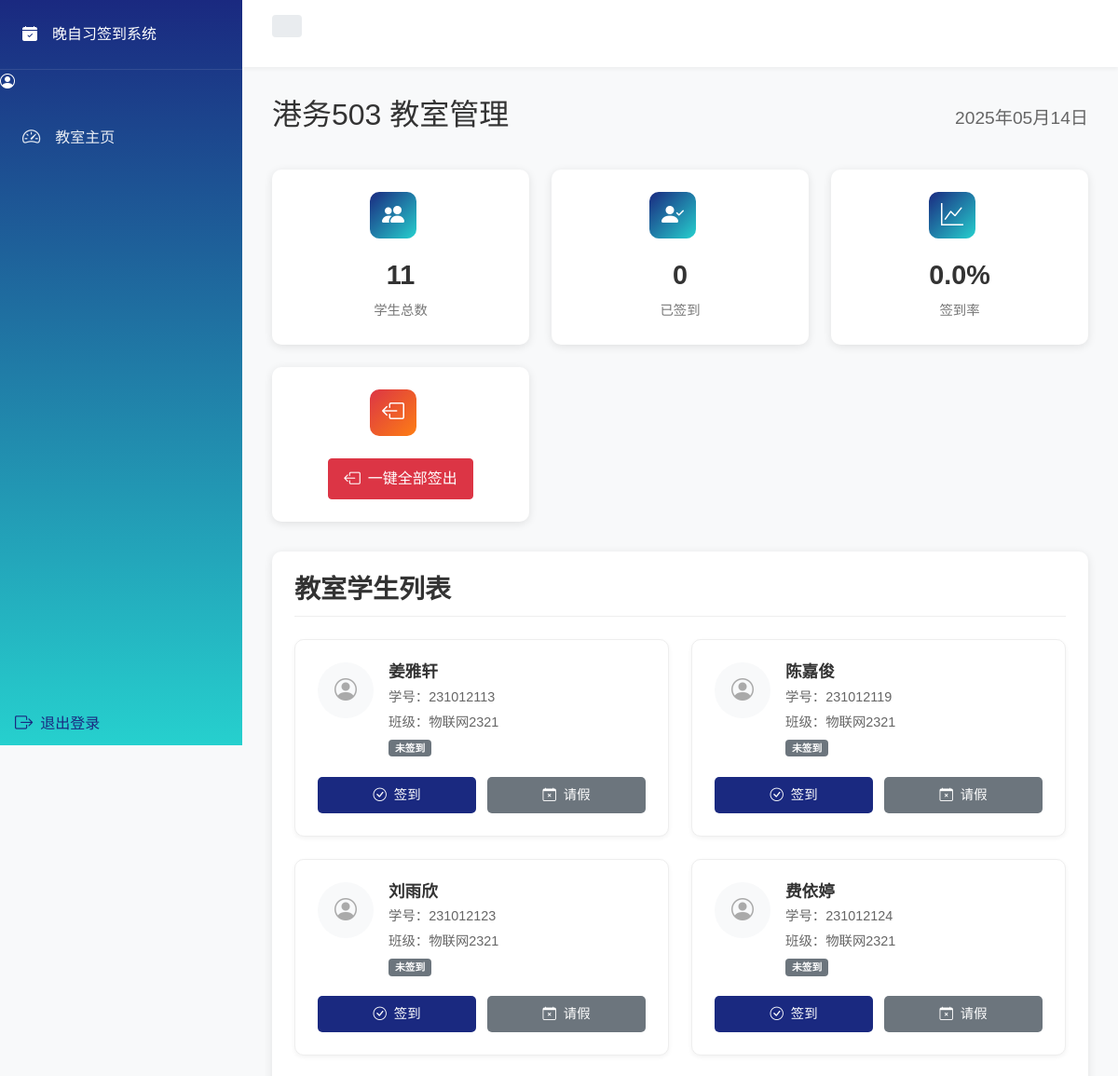
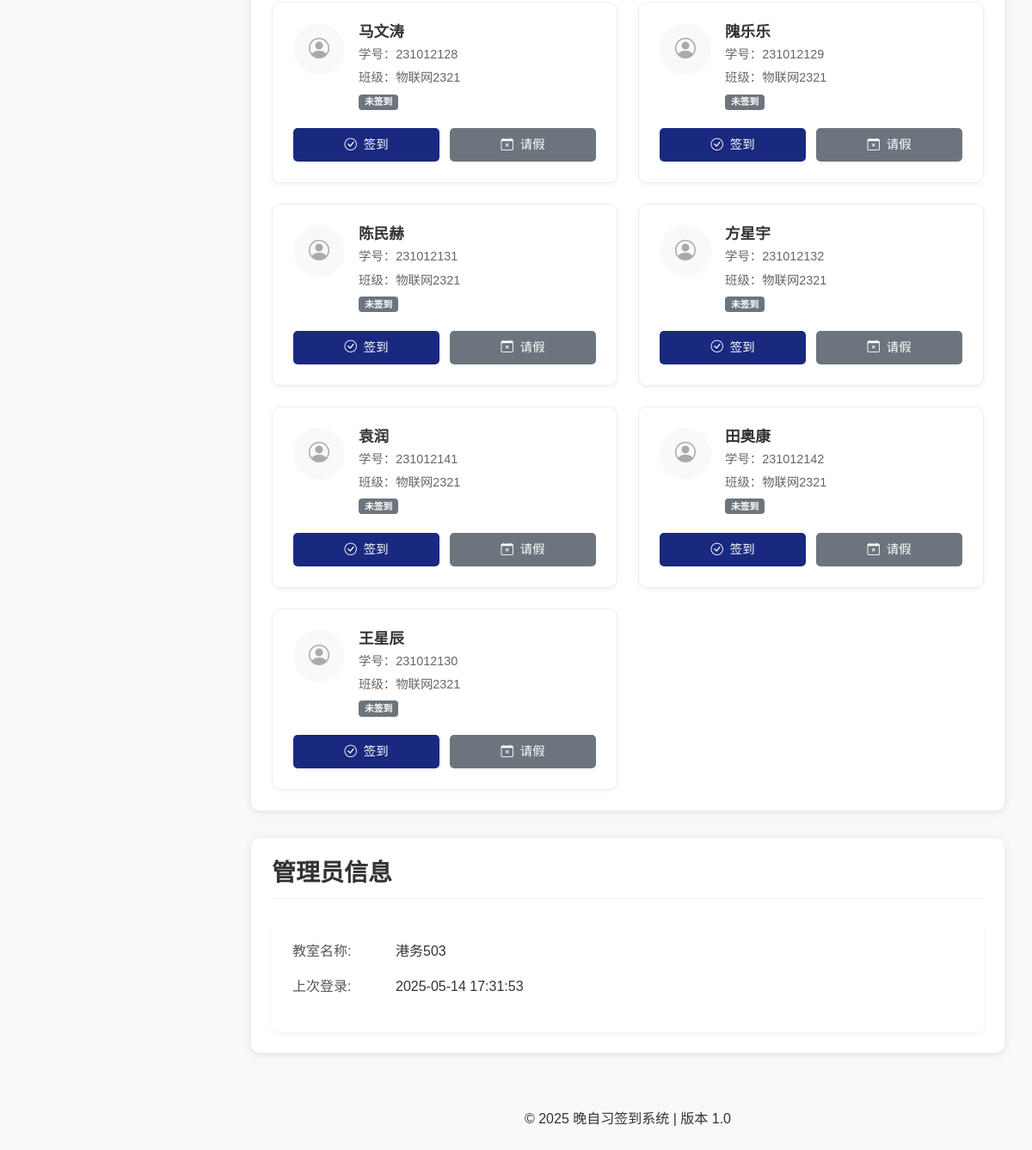
Page /classroom_admin (signed in) on the committed database (2 pictures, top to bottom).
### models.py (models this page shows, shortened)
class ClassroomAdmin(db.Model, UserMixin):
    __tablename__ = 'classroom_admins'
    id = db.Column(db.Integer, primary_key=True)
    username = db.Column(db.String(50), unique=True, nullable=False)  # 教室账号，如 g503
    classroom_name = db.Column(db.String(50), nullable=False)  # 教室名称，如 G503
    password_hash = db.Column(db.String(128))
    password_text = db.Column(db.String(50))  # 明文密码，用于显示
    is_active = db.Column(db.Boolean, default=True)
    created_at = db.Column(db.DateTime, default=datetime.utcnow)
    last_login = db.Column(db.DateTime)
    role = 'classroom_admin'
    students = db.relationship('User', backref='classroom', lazy=True)

class User(db.Model, UserMixin):
    __tablename__ = 'users'
    id = db.Column(db.Integer, primary_key=True)
    username = db.Column(db.String(64), unique=True, nullable=False)  # 用户名/学号
    password_hash = db.Column(db.String(128), nullable=True)  # 修改为可为空
    name = db.Column(db.String(64))
    class_name = db.Column(db.String(64))
    classroom_location = db.Column(db.String(64))
    role = db.Column(db.String(32), default='student')  # student, teacher
    classroom_id = db.Column(db.Integer, db.ForeignKey('classroom_admins.id'))
    attendance_records = db.relationship('AttendanceRecord', backref='student', lazy=True)
    leave_records = db.relationship('LeaveRecord', backref='student', lazy=True,
                                   primaryjoin="User.id == LeaveRecord.student_id")

### app.py (the view)
@app.route('/classroom_admin')
@login_required
def classroom_admin_dashboard():
    if not isinstance(current_user, ClassroomAdmin):
        flash('无权访问教室管理员页面', 'danger')
        return redirect(url_for('index'))
    today = datetime.now().date()
    students = User.query.filter(
        User.role == 'student',
        db.func.upper(User.classroom_location) == db.func.upper(current_user.username)
    ).all()
    signed_in = db.session.query(User).join(
        AttendanceRecord, User.id == AttendanceRecord.student_id
    ).filter(
        db.func.upper(User.classroom_location) == db.func.upper(current_user.username),
        AttendanceRecord.date == today,
        AttendanceRecord.sign_in_time.isnot(None)
    ).count()
    total_students = len(students)
    signed_in_rate = round(signed_in / total_students * 100, 2) if total_students > 0 else 0
    return render_template('classroom_admin_dashboard.html',
                         classroom_name=current_user.classroom_name,
                         total_students=total_students,
                         signed_in=signed_in,
                         signed_in_rate=signed_in_rate,
                         students=students,
                         today=today)

### app.py (called while the page is built, shortened)
@login_manager.user_loader
def load_user(user_id):
    try:
        user_type, user_id = user_id.split('_')
        user_id = int(user_id)
        if user_type == 'user':
            return User.query.get(user_id)
        elif user_type == 'admin':
            return ClassroomAdmin.query.get(user_id)
    except ValueError:
        try:
            return User.query.get(int(user_id))
        except:
            logger.error(f"无法加载用户ID: {user_id}")
            return None
    except Exception as e:
        logger.error(f"加载用户时出错: {str(e)}")
        return None

@app.context_processor
def inject_now():
    return {'now': datetime.now()}

@app.context_processor
def inject_get_today_record():
    def get_today_record(student_id):
        today = datetime.now().date()
        attendance = AttendanceRecord.query.filter_by(
            student_id=student_id,
            date=today
        ).first()
        return attendance
    return {'get_today_record': get_today_record}

@app.context_processor
def inject_get_today_absence():
    def get_today_absence(student_id, date=None):
        query_date = date if date else datetime.now().date()
        absence = AbsenceRecord.query.filter_by(
            student_id=student_id,
            date=query_date
        ).first()
        return absence
    return {'get_today_absence': get_today_absence}

@app.context_processor
def inject_get_active_leave_record():
    def get_active_leave_record(student_id, attendance_id):
        return LeaveRecord.query.filter(
            LeaveRecord.student_id == student_id,
            LeaveRecord.attendance_id == attendance_id,
            LeaveRecord.return_time.is_(None)
        ).order_by(LeaveRecord.leave_time.desc()).first()
    return {'get_active_leave_record': get_active_leave_record}

@app.context_processor
def inject_get_latest_leave_record():
    def get_latest_leave_record(student_id, attendance_id):
        return LeaveRecord.query.filter(
            LeaveRecord.student_id == student_id,
            LeaveRecord.attendance_id == attendance_id
        ).order_by(LeaveRecord.leave_time.desc()).first()
    return {'get_latest_leave_record': get_latest_leave_record}

### templates/classroom_admin_dashboard.html (shortened to what this page needs)
{% extends 'base.html' %}
{% block content %}
<div class="dashboard-header">
    <h2>{{ classroom_name }} 教室管理</h2>
    <div class="today-date">{{ today.strftime('%Y年%m月%d日') }}</div>
</div>
<div class="dashboard-stats">
    <div class="stat-card">
        <div class="stat-icon">
            <i class="bi bi-people-fill"></i>
        </div>
        <div class="stat-content">
            <div class="stat-value">{{ total_students }}</div>
            <div class="stat-label">学生总数</div>
        </div>
    </div>
    <div class="stat-card">
        <div class="stat-icon">
            <i class="bi bi-person-check-fill"></i>
        </div>
        <div class="stat-content">
            <div class="stat-value">{{ signed_in }}</div>
            <div class="stat-label">已签到</div>
        </div>
    </div>
    <div class="stat-card">
        <div class="stat-icon">
            <i class="bi bi-graph-up"></i>
        </div>
        <div class="stat-content">
            <div class="stat-value">{{ signed_in_rate }}%</div>
            <div class="stat-label">签到率</div>
        </div>
    </div>
    <div class="stat-card">
        <div class="stat-icon" style="background: linear-gradient(135deg, #dc3545, #fd7e14);">
            <i class="bi bi-box-arrow-left"></i>
        </div>
        <div class="stat-content">
            <button id="signOutAllBtn" class="btn btn-danger mt-2" style="width: 100%;">
                <i class="bi bi-box-arrow-left"></i> 一键全部签出
            </button>
        </div>
    </div>
</div>
<div class="section">
    <h3>教室学生列表</h3>
    <div class="student-card-grid">
        {% for student in students %}
        <div class="student-card" data-student-id="{{ student.id }}">
            <div class="student-header">
                <div class="student-avatar">
                    <i class="bi bi-person-circle"></i>
                </div>
                <div class="student-info">
                    <h4>{{ student.name }}</h4>
                    <p class="student-id">学号：{{ student.username }}</p>
                    <p class="student-class">班级：{{ student.class_name }}</p>
                    <p class="student-status">
                        {% set today_record = get_today_record(student.id) %}
                        {% set today_absence = get_today_absence(student.id) %}
                        {% if today_absence %}
                            <span class="badge badge-info">已请假</span>
                        {% elif today_record and today_record.sign_out_time %}
                            <span class="badge badge-danger">已签出</span>
                        {% elif today_record and today_record.sign_in_time %}
                            <span class="badge badge-success">已签到</span>
                        {% else %}
                            <span class="badge badge-secondary">未签到</span>
                        {% endif %}
                    </p>
                </div>
            </div>
            <div class="student-actions">
                {% set today_record = get_today_record(student.id) %}
                {% set today_absence = get_today_absence(student.id) %}
                {% if today_absence %}
                    <div class="action-btn disabled">
                        <i class="bi bi-calendar-check"></i>
                        已请假({{ today_absence.absence_type }})
                    </div>
                {% elif today_record and today_record.sign_out_time %}
                    <div class="action-btn disabled">
                        <i class="bi bi-check-circle-fill"></i>
                        已签出
                    </div>
                {% else %}
                    <button class="action-btn signin-btn" onclick="handleSignIn('{{ student.id }}')">
                        <i class="bi bi-check-circle"></i>
                        签到
                    </button>
                    <button class="action-btn absence-btn" onclick="handleAbsence('{{ student.id }}', '{{ student.name }}')">
                        <i class="bi bi-calendar-x"></i>
                        请假
                    </button>
                {% endif %}
            </div>
        </div>
        {% else %}
        <div class="no-students">
            <i class="bi bi-exclamation-circle"></i>
            <p>暂无学生关联到该教室</p>
        </div>
        {% endfor %}
    </div>
</div>
<div class="section">
    <h3>管理员信息</h3>
    <div class="admin-info-card">
        <div class="info-group">
            <div class="info-label">教室名称:</div>
            <div class="info-value">{{ classroom_name }}</div>
        </div>
        <div class="info-group">
            <div class="info-label">上次登录:</div>
            <div class="info-value">
                {% if current_user.last_login %}
                {{ current_user.last_login.strftime('%Y-%m-%d %H:%M:%S') }}
                {% else %}
                这是首次登录
                {% endif %}
            </div>
        </div>
    </div>
</div>
{% endblock %}

### static/css/base.css (style rules this page uses)
:root { --primary-color: #1a2980; --secondary-color: #26d0ce; --text-color: #333; --bg-color: #f5f5f5; --white: #ffffff; --gray-100: #f8f9fa; --gray-200: #e9ecef; --gray-300: #dee2e6; --shadow-sm: 0 2px 4px rgba(0,0,0,0.05); --shadow-md: 0 0 20px rgba(0,0,0,0.05); --shadow-lg: 0 5px 25px rgba(0,0,0,0.1); --transition: all 0.3s ease; }
* { margin: 0; padding: 0; box-sizing: border-box; }
body { font-family: "Microsoft YaHei", sans-serif; line-height: 1.6; color: var(--text-color); background-color: #f8f9fa; min-height: 100vh; overflow-x: hidden; }
.btn { display: inline-flex; align-items: center; gap: 0.5rem; padding: 0.5rem 1rem; font-weight: 500; transition: all 0.2s ease; }
.btn i { font-size: 1.1rem; }

### static/css/components.css (style rules this page uses)
.stat-card { text-align: center; padding: 1.5rem; display: flex; flex-direction: column; align-items: center; justify-content: center; gap: 1rem; }
.badge { padding: 0.35em 0.65em; font-size: 0.75em; font-weight: 700; border-radius: 4px; text-transform: uppercase; }

### templates/classroom_admin_dashboard.html (style rules this page uses)
.dashboard-header { display: flex; justify-content: space-between; align-items: center; margin-bottom: 2rem; }
.today-date { font-size: 1.2rem; color: #666; }
.dashboard-stats { display: grid; grid-template-columns: repeat(auto-fit, minmax(250px, 1fr)); gap: 1.5rem; margin-bottom: 2rem; }
.stat-card { background: white; border-radius: 10px; padding: 1.5rem; display: flex; align-items: center; box-shadow: 0 2px 10px rgba(0,0,0,0.1); }
.stat-icon { width: 50px; height: 50px; background: linear-gradient(135deg, var(--primary-color), var(--secondary-color)); border-radius: 10px; display: flex; align-items: center; justify-content: center; color: white; font-size: 1.5rem; margin-right: 1rem; }
.stat-content { flex: 1; }
.stat-value { font-size: 1.8rem; font-weight: 700; color: #333; margin-bottom: 0.25rem; }
.stat-label { color: #777; font-size: 0.9rem; }
.section { background: white; border-radius: 10px; padding: 1.5rem; margin-bottom: 2rem; box-shadow: 0 2px 10px rgba(0,0,0,0.1); }
.section h3 { margin-bottom: 1.5rem; font-weight: 600; color: #333; border-bottom: 1px solid #eee; padding-bottom: 0.75rem; }
.student-card-grid { display: grid; grid-template-columns: repeat(auto-fill, minmax(300px, 1fr)); gap: 1.5rem; }
.student-card { background: white; border-radius: 10px; padding: 1.5rem; box-shadow: 0 2px 5px rgba(0,0,0,0.05); border: 1px solid #eee; transition: all 0.2s; }
.student-header { display: flex; margin-bottom: 1rem; }
.student-avatar { width: 60px; height: 60px; background: #f8f9fa; border-radius: 50%; display: flex; align-items: center; justify-content: center; margin-right: 1rem; color: #aaa; font-size: 1.5rem; }
.student-info { flex: 1; }
.student-info h4 { font-size: 1.1rem; margin-bottom: 0.25rem; font-weight: 600; }
.student-info p { margin-bottom: 0.25rem; color: #666; font-size: 0.9rem; }
.student-actions { display: grid; grid-template-columns: repeat(auto-fit, minmax(100px, 1fr)); gap: 0.75rem; margin-top: 1rem; }
.action-btn { display: flex; align-items: center; justify-content: center; padding: 0.5rem; border-radius: 5px; border: none; cursor: pointer; font-size: 0.9rem; transition: all 0.2s; }
.action-btn i { margin-right: 0.5rem; }
.signin-btn { background: var(--primary-color); color: white; }
.absence-btn { background: #6c757d; color: white; }
.admin-info-card { background: white; border-radius: 10px; padding: 1.5rem; box-shadow: 0 2px 5px rgba(0,0,0,0.05); }
.info-group { display: flex; margin-bottom: 1rem; }
.info-label { width: 120px; font-weight: 500; color: #555; }
.info-value { flex: 1; color: #333; }

### rows in the picture
ClassroomAdmin: classroom_name "港务503", last_login "2025-05-14 17:31:53"
User: name "姜雅轩", username "231012113", class_name "物联网2321"
User: name "陈嘉俊", username "231012119", class_name "物联网2321"
User: name "刘雨欣", username "231012123", class_name "物联网2321"
User: name "费依婷", username "231012124", class_name "物联网2321"
User: name "马文涛", username "231012128", class_name "物联网2321"
User: name "隗乐乐", username "231012129", class_name "物联网2321"
User: name "陈民赫", username "231012131", class_name "物联网2321"
User: name "方星宇", username "231012132", class_name "物联网2321"
User: name "袁润", username "231012141", class_name "物联网2321"
User: name "田奥康", username "231012142", class_name "物联网2321"
User: name "王星辰", username "231012130", class_name "物联网2321"

### other values in the picture
{{ total_students }} "11"
{{ signed_in }} "0"
{{ signed_in_rate }} "0.0"
